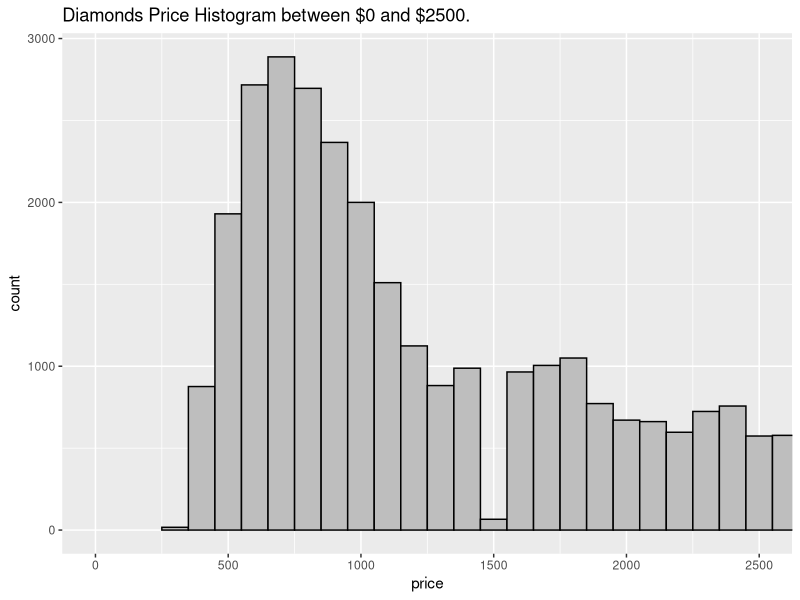

Write R code to recreate this figure.
library(ggplot2)
# Plotting histogram for price distribution upto $2500
ggplot(diamonds) + geom_histogram(aes(x=price), binwidth = 100, 
                                  color = "black", fill = "grey") + 
  ggtitle("Diamonds Price Histogram between $0 and $2500.") + 
  coord_cartesian(xlim=c(0,2500))